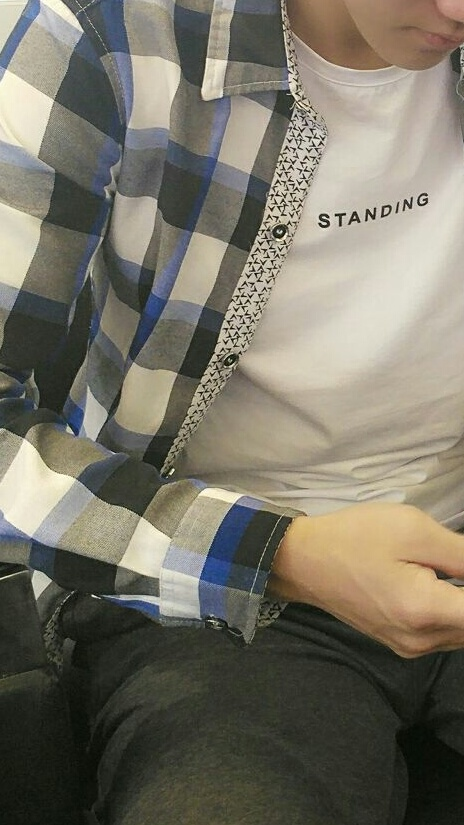
#> input picture imgs/image_forTest.jpg, 464 x 825 px, found by its file name
$ python zhiFangtuJunheng.py   (older library calls are emulated)
#> lines starting #> are read from the running program, lines starting #| are printed output that depends on the picture
 # -*- coding: utf-8 -*-
from PIL import Image
from pylab import *
from PCV.tools import imtools

# 添加中文字体支持
from matplotlib.font_manager import FontProperties
font = FontProperties(fname=r"c:\windows\fonts\SimSun.ttc", size=14)

im = array(Image.open('./data/image_forTest.jpg').convert('L'))  # 打开图像，并转成灰度图像
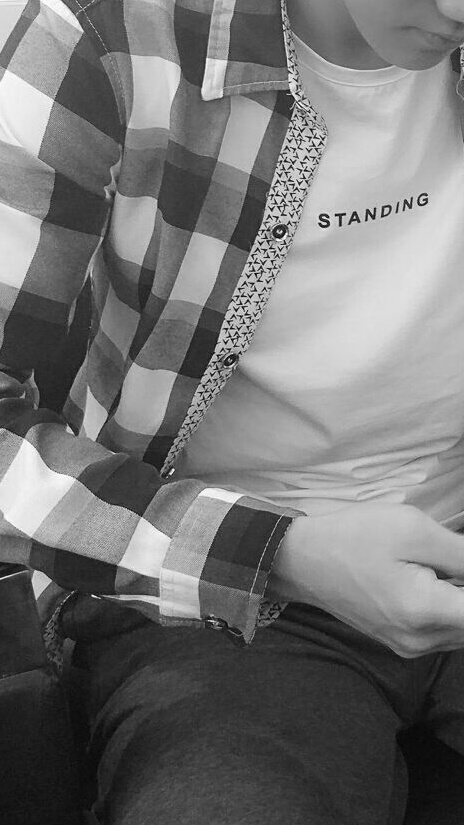
#> im: shape (825, 464); min 1, max 254, mean 115.8
# im = array(Image.open('../data/AquaTermi_lowcontrast.JPG').convert('L'))
#> (the run stopped early here; a loop or call above may not have finished)
